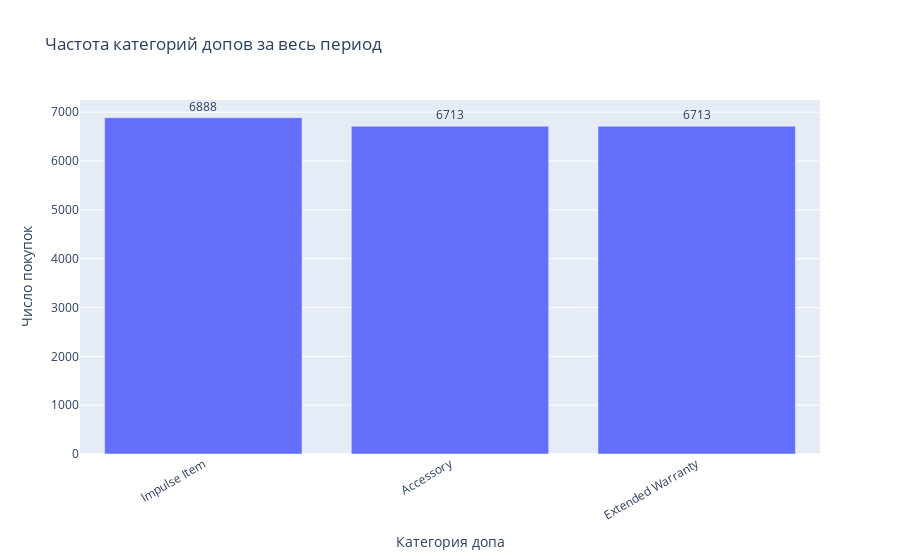

Notebook source saved alongside this figure:
### Code cell
fig_freq = px.bar(
    addon_counts,
    x="AddOn_Category", y="Count", text="Count",
    title="Частота категорий допов за весь период",
    labels={"AddOn_Category": "Категория допа", "Count": "Число покупок"}
)
fig_freq.update_traces(texttemplate="%{text}", textposition="outside")
fig_freq.update_layout(xaxis_tickangle=-30, margin=dict(b=90))
fig_freq.show()

### Figure 1 — Plotly figure (JSON) as saved in the notebook; plotly's stock layout.template omitted (floating-point values rounded to 4 significant figures)
{"data": [{"hovertemplate": "Категория допа=%{x}<br>Число покупок=%{text}<extra></extra>", "legendgroup": "", "marker": {"color": "#636efa", "pattern": {"shape": ""}}, "name": "", "orientation": "v", "showlegend": false, "text": [6888.0, 6713.0, 6713.0], "textposition": "outside", "texttemplate": "%{text}", "type": "bar", "x": ["Impulse Item", "Accessory", "Extended Warranty"], "xaxis": "x", "y": [6888, 6713, 6713], "yaxis": "y"}], "layout": {"barmode": "relative", "legend": {"tracegroupgap": 0}, "margin": {"b": 90}, "title": {"text": "Частота категорий допов за весь период"}, "xaxis": {"anchor": "y", "domain": [0, 1], "tickangle": -30, "title": {"text": "Категория допа"}}, "yaxis": {"anchor": "x", "domain": [0, 1], "title": {"text": "Число покупок"}}}}
